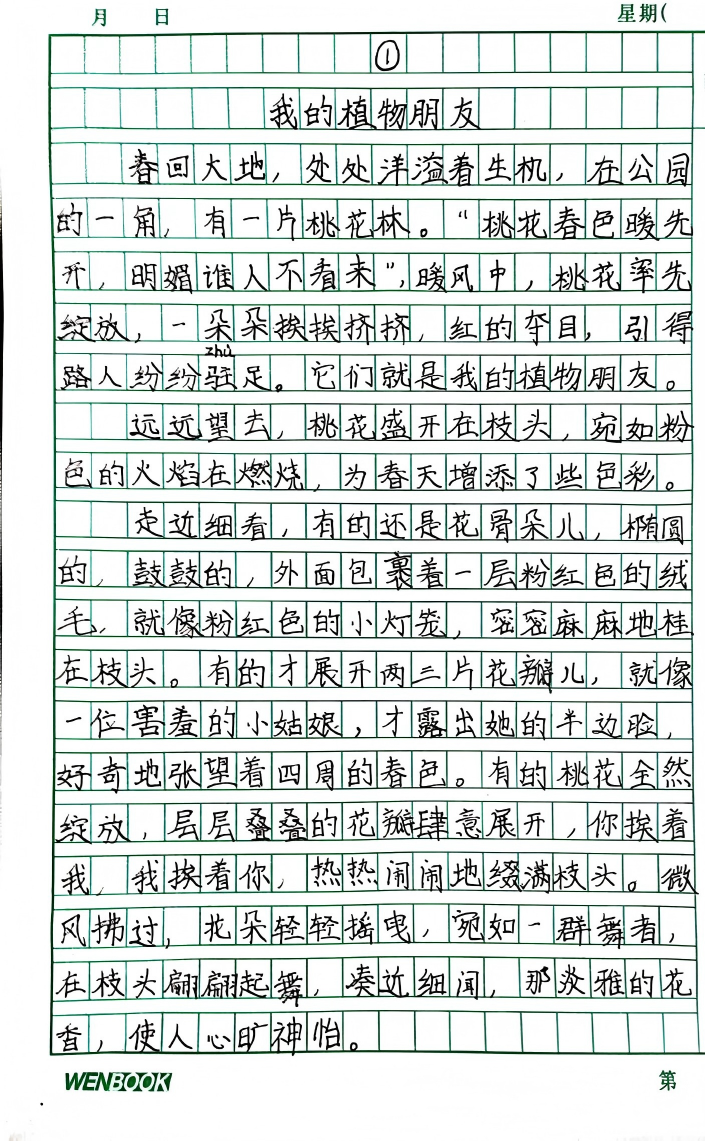
#> input picture temp_uploads/upload_1766542434263_0.png, 705 x 1141 px
$ python preprocess.py ../../../../temp_uploads/upload_1766542434263_0.png
#> lines starting #> are read from the running program, lines starting #| are printed output that depends on the picture; after the words box and inside, x2 and y2 are one past the last pixel; in counts of white or black regions, pixels touching at a corner belong together
import cv2
import numpy as np
import sys
import os

# [34 lines left out: functions order_points, four_point_transform, not called in this run]

def enhance_image(image):
    # 转换为Lab颜色空间
    lab = cv2.cvtColor(image, cv2.COLOR_BGR2LAB)
    l, a, b = cv2.split(lab)

    # 限制对比度增强的强度
    # 降低 clipLimit 从 2.0 到 1.0 或 0.5，减少背景透字被增强的风险
    clahe = cv2.createCLAHE(clipLimit=1.0, tileGridSize=(8, 8))
    cl = clahe.apply(l)

    # 合并通道
    limg = cv2.merge((cl, a, b))

    # 转换回BGR
    enhanced = cv2.cvtColor(limg, cv2.COLOR_LAB2BGR)

    # 降低锐化强度，或者对于手写识别来说，过度的锐化反而会引入噪点
    # 使用更温和的锐化核，或者跳过锐化
    # kernel = np.array([[0, -1, 0],
    #                    [-1, 5, -1],
    #                    [0, -1, 0]])
    # sharpened = cv2.filter2D(enhanced, -1, kernel)

    # 返回仅做轻微对比度增强的图像，跳过锐化
    return enhanced

def crop_to_content_grid(image):
    try:
        # 1. 灰度化
        gray = cv2.cvtColor(image, cv2.COLOR_BGR2GRAY)

        # 2. 二值化 (反转，使得线条和文字为白)
        # 使用自适应阈值处理光照不均
        binary = cv2.adaptiveThreshold(~gray, 255, cv2.ADAPTIVE_THRESH_GAUSSIAN_C, cv2.THRESH_BINARY, 15, -2)

        # 3. 提取横线和竖线来定位表格/格线区域
        # 如果是作文纸，格线通常很明显
        rows, cols = binary.shape
        scale = 20 # 这个值越大，检测到的线条越长

        # 识别横线
        kernel_h = cv2.getStructuringElement(cv2.MORPH_RECT, (cols // scale, 1))
        eroded_h = cv2.erode(binary, kernel_h)
        dilated_h = cv2.dilate(eroded_h, kernel_h)

        # 识别竖线
        kernel_v = cv2.getStructuringElement(cv2.MORPH_RECT, (1, rows // scale))
        eroded_v = cv2.erode(binary, kernel_v)
        dilated_v = cv2.dilate(eroded_v, kernel_v)

        # 合并横竖线，形成网格掩膜
        grid_mask = cv2.add(dilated_h, dilated_v)

        # 4. 寻找网格的最大轮廓
        cnts = cv2.findContours(grid_mask, cv2.RETR_EXTERNAL, cv2.CHAIN_APPROX_SIMPLE)
        cnts = cnts[0] if len(cnts) == 2 else cnts[1]

        if len(cnts) > 0:
            # 找面积最大的轮廓，假设它是作文格区域
            c = max(cnts, key=cv2.contourArea)
            x, y, w, h = cv2.boundingRect(c)

            # 只有当检测到的区域足够大时才裁剪（例如面积 > 图像面积的 10%）
            if w * h > (rows * cols) * 0.1:
                # 适当留一点 padding (例如 5像素)，防止切断边缘文字
                pad = 10
                x = max(0, x - pad)
                y = max(0, y - pad)
                w = min(cols - x, w + 2*pad)
                h = min(rows - y, h + 2*pad)

                print(f"Cropping to grid content: x={x}, y={y}, w={w}, h={h}", file=sys.stderr)
                return image[y:y+h, x:x+w]

        print("No significant grid found, skipping crop.", file=sys.stderr)
        return image

    except Exception as e:
        print(f"Crop failed: {e}", file=sys.stderr)
        return image

def process_image(image_path):
    try:
        # 读取图片，处理中文路径
        # cv2.imread 不支持中文路径，使用 numpy fromfile 绕过
        img_np = np.fromfile(image_path, dtype=np.uint8)
        image = cv2.imdecode(img_np, cv2.IMREAD_COLOR)
#> image is the input picture: shape (1141, 705, 3); mean B, G, R 219.8, 222, 216.6

        if image is None:
            print(f"Error: Could not read image", file=sys.stderr)
            return

        ratio = image.shape[0] / 500.0
        orig = image.copy()

        # 1. 边缘检测与轮廓寻找 (用于裁剪纠偏)
        # 调整大小以加速处理
        resized = cv2.resize(image, (int(image.shape[1] / ratio), 500))
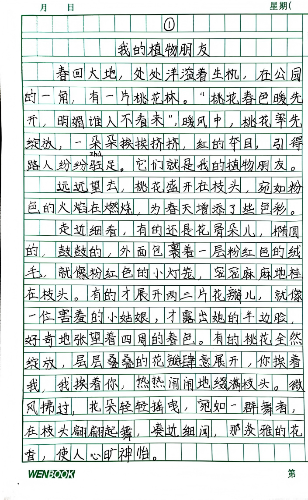
#> resized: shape (500, 308, 3); mean B, G, R 219.6, 221.7, 216.3

        # 灰度化
        gray = cv2.cvtColor(resized, cv2.COLOR_BGR2GRAY)

        # 高斯模糊降噪
        gray = cv2.GaussianBlur(gray, (5, 5), 0)
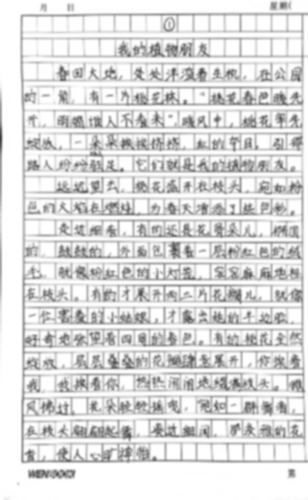
#> gray: shape (500, 308); min 60, max 255, mean 220

        # Canny边缘检测
        edged = cv2.Canny(gray, 75, 200)
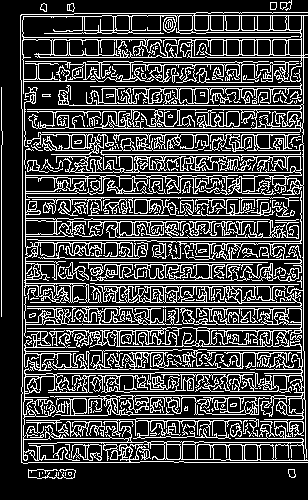
#> edged: shape (500, 308); 26% white in thin lines or dots

        # 寻找轮廓
        cnts = cv2.findContours(edged.copy(), cv2.RETR_LIST, cv2.CHAIN_APPROX_SIMPLE)
#> cnts = 804 contours, 474 with area under 20; largest, box (x1, y1, x2, y2) and area: (20, 12, 308, 464) 111751, (20, 13, 305, 464) 62173, (22, 15, 302, 58) 4408, (24, 330, 302, 370) 3584, (27, 191, 302, 282) 2652
        cnts = cnts[0] if len(cnts) == 2 else cnts[1]
        cnts = sorted(cnts, key=cv2.contourArea, reverse=True)[:5]
#> cnts = 5 contours; box (x1, y1, x2, y2) and area: (20, 12, 308, 464) 111751, (20, 13, 305, 464) 62173, (22, 15, 302, 58) 4408, (24, 330, 302, 370) 3584, (27, 191, 302, 282) 2652

        screenCnt = None
        resized_area = resized.shape[0] * resized.shape[1]

        for c in cnts:
            # 近似轮廓
            peri = cv2.arcLength(c, True)
            approx = cv2.approxPolyDP(c, 0.02 * peri, True)

            # 如果近似轮廓有4个点，且面积足够大（至少占画面的 20%，避免误识别格子或文字块）
            if len(approx) == 4 and cv2.contourArea(c) > resized_area * 0.2:
                screenCnt = approx
                break
#> this loop made 5 passes
#> (peri, approx) on passes 2 to 5: (19390.5, [[302, 57], [23, 463]]), (2026.6, [[22, 20], [301, 38]]), (1970.7, [[24, 349], [301, 347]]), (2521, [[301, 191], [27, 239], [289, 281]])

        warped = orig
        if screenCnt is not None:
            print("Found document contour, applying perspective transform.", file=sys.stderr)
            try:
                warped = four_point_transform(orig, screenCnt.reshape(4, 2) * ratio)
                # 检查变换后的图像是否过小或异常
                if warped.shape[0] < 100 or warped.shape[1] < 100:
                    print("Warped image too small, reverting to original.", file=sys.stderr)
                    warped = orig
            except Exception as e:
                 print(f"Perspective transform failed: {e}, reverting to original.", file=sys.stderr)
                 warped = orig
        else:
            print("Document contour not found (or too small), skipping perspective transform.", file=sys.stderr)

        # 2. 图像增强 (降噪、锐化、对比度)
        enhanced = enhance_image(warped)
#> in enhance_image, `l, a, b = cv2.split(lab)`:
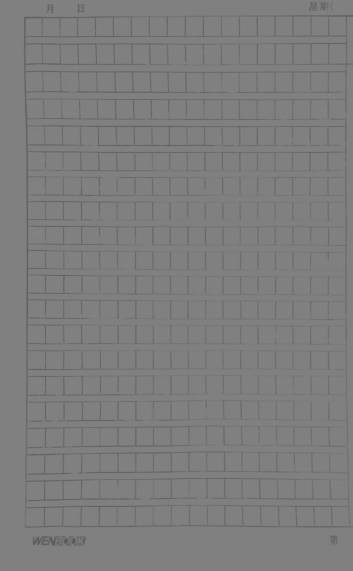
#> a: shape (1141, 705) (shown at 1/2 size); min 86, max 134, mean 125.8

        # 3. 基于内容的裁剪 (去掉页眉页脚)
        # 在增强后的图像上进行裁剪，因为增强后的线条更清晰
        final_image = crop_to_content_grid(enhanced)
#> in crop_to_content_grid, `binary = cv2.adaptiveThreshold(~gray, 255, cv2.ADAPTIVE_THRESH_GAUSSIA..`:
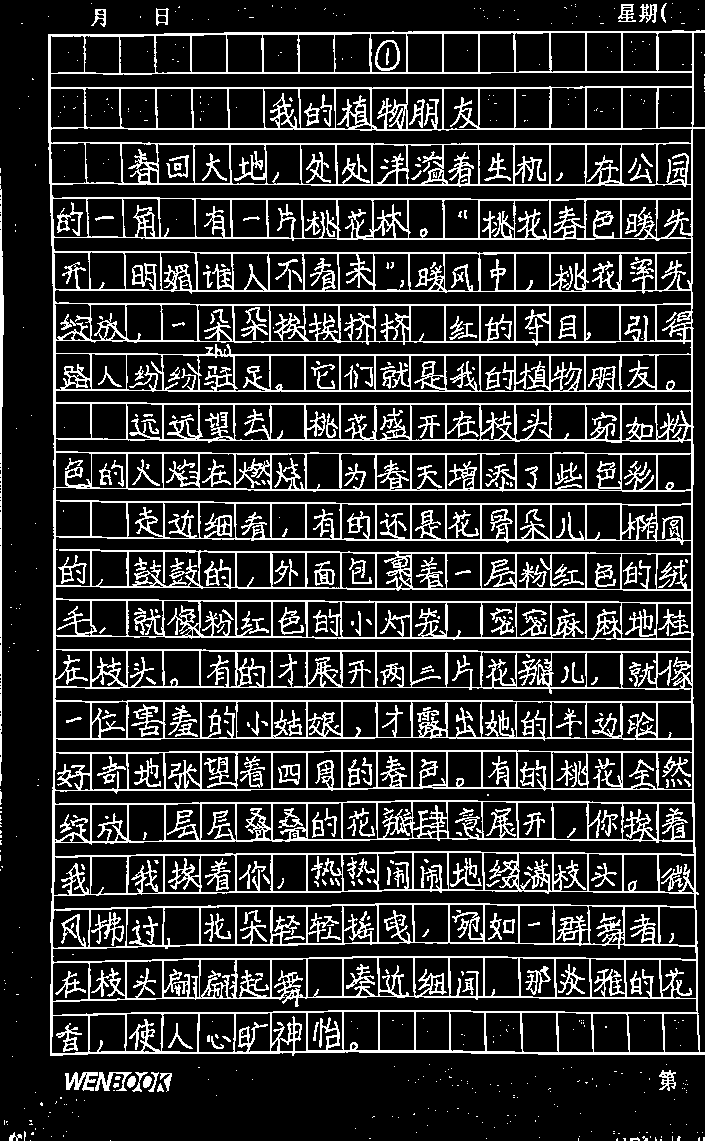
#> binary: shape (1141, 705); 18.6% white in thin lines or dots
#> in crop_to_content_grid, `grid_mask = cv2.add(dilated_h, dilated_v)`:
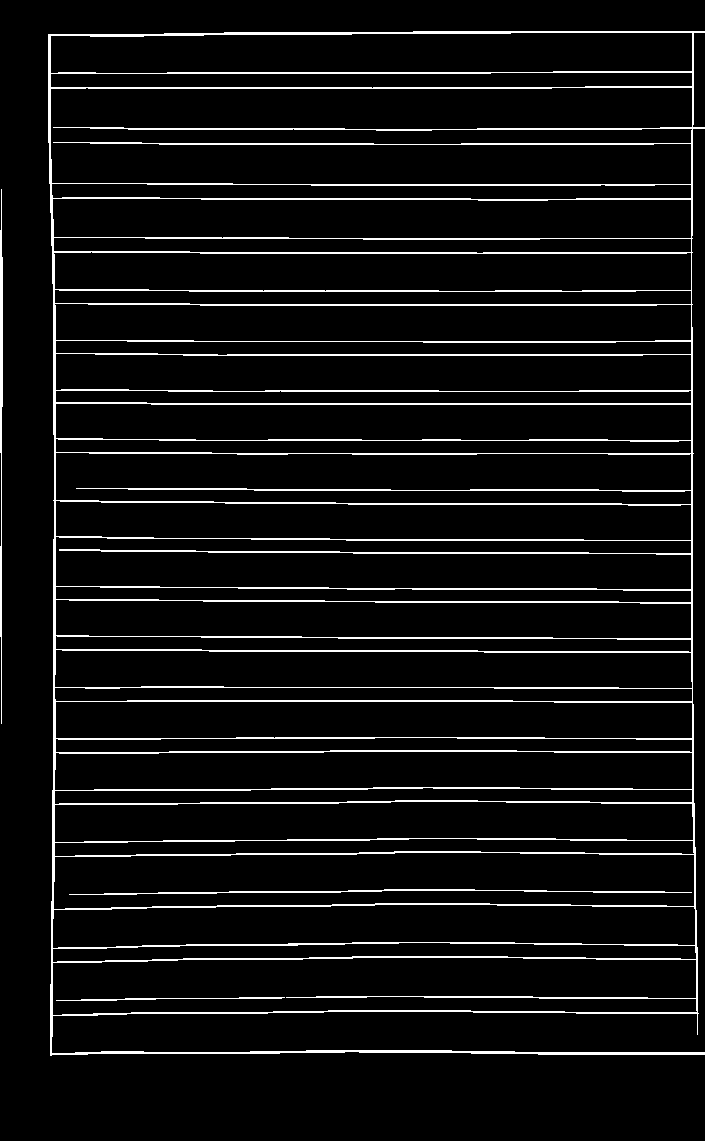
#> grid_mask: shape (1141, 705); 6.4% white in thin lines or dots, all inside (x1, y1, x2, y2) = (0, 31, 705, 1056)
#> in crop_to_content_grid, `cnts = cv2.findContours(grid_mask, cv2.RETR_EXTERNAL, cv2.CHAIN_APPROX..`: cnts = 2 contours; box (x1, y1, x2, y2) and area: (48, 31, 705, 1056) 629718, (0, 189, 3, 724) 464
#> in crop_to_content_grid, `c = max(cnts, key=cv2.contourArea)`: c = contour of 123 points, box (x1, y1, x2, y2) (48, 31, 705, 1056), area 629718
#> in crop_to_content_grid, `x, y, w, h = cv2.boundingRect(c)`: x = 48; y = 31; w = 657; h = 1025
#> in crop_to_content_grid, `x = max(0, x - pad)`: x = 38
#> in crop_to_content_grid, `y = max(0, y - pad)`: y = 21
#> in crop_to_content_grid, `w = min(cols - x, w + 2*pad)`: w = 667
#> in crop_to_content_grid, `h = min(rows - y, h + 2*pad)`: h = 1045
#> in crop_to_content_grid, `return image[y:y+h, x:x+w]`:
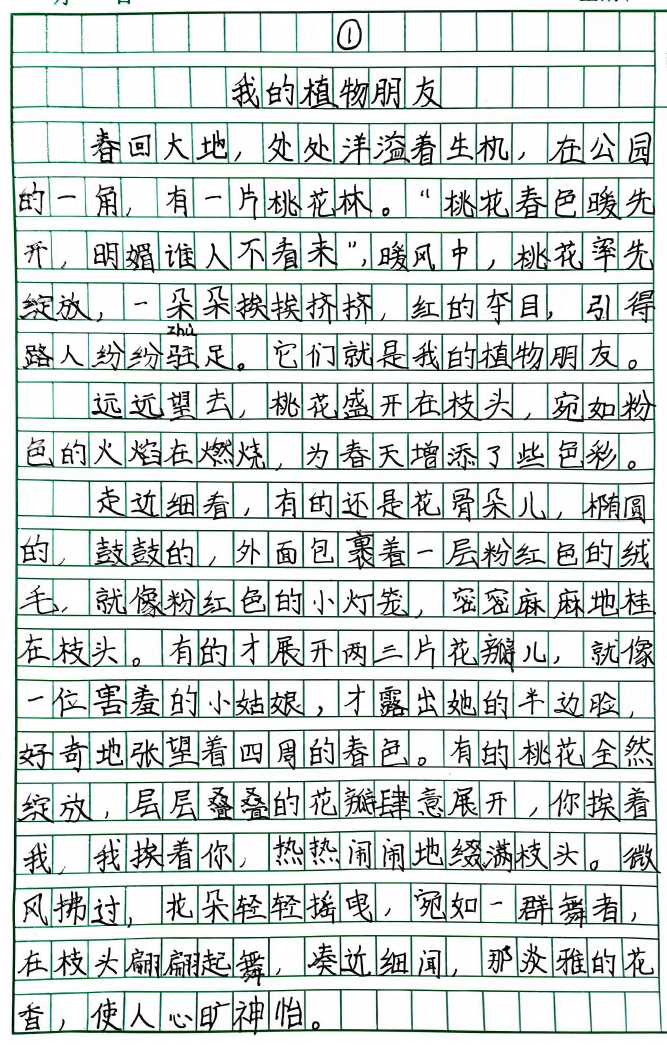
#> returned value: shape (1045, 667, 3); mean of channels 0, 1, 2 214.3, 216.6, 210.7; drawn as B, G, R

        # 4. 二值化 (可选)
        # 如果需要二值化效果：
        # gray_enhanced = cv2.cvtColor(enhanced, cv2.COLOR_BGR2GRAY)
        # binary = cv2.adaptiveThreshold(gray_enhanced, 255, cv2.ADAPTIVE_THRESH_GAUSSIAN_C, cv2.THRESH_BINARY, 11, 2)

        # 保存处理后的图片
        # 构造新文件名
        dir_name, file_name = os.path.split(image_path)
        name, ext = os.path.splitext(file_name)
        new_file_name = f"{name}_processed{ext}"
        save_path = os.path.join(dir_name, new_file_name)

        # cv2.imwrite 不支持中文路径，使用 cv2.imencode
        is_success, im_buf = cv2.imencode(ext, final_image)
        if is_success:
            im_buf.tofile(save_path)
            print(save_path) # 输出路径供 nodejs 读取
        else:
            print(f"Error: Could not save image", file=sys.stderr)

    except Exception as e:
        print(f"Error: {str(e)}", file=sys.stderr)

if __name__ == "__main__":
    if len(sys.argv) > 1:
        # 设置控制台编码为 utf-8 避免中文路径乱码
        if hasattr(sys.stdout, 'reconfigure'):
            sys.stdout.reconfigure(encoding='utf-8')
        process_image(sys.argv[1])

$ run again, on temp_uploads/upload_1766545833872_0.png
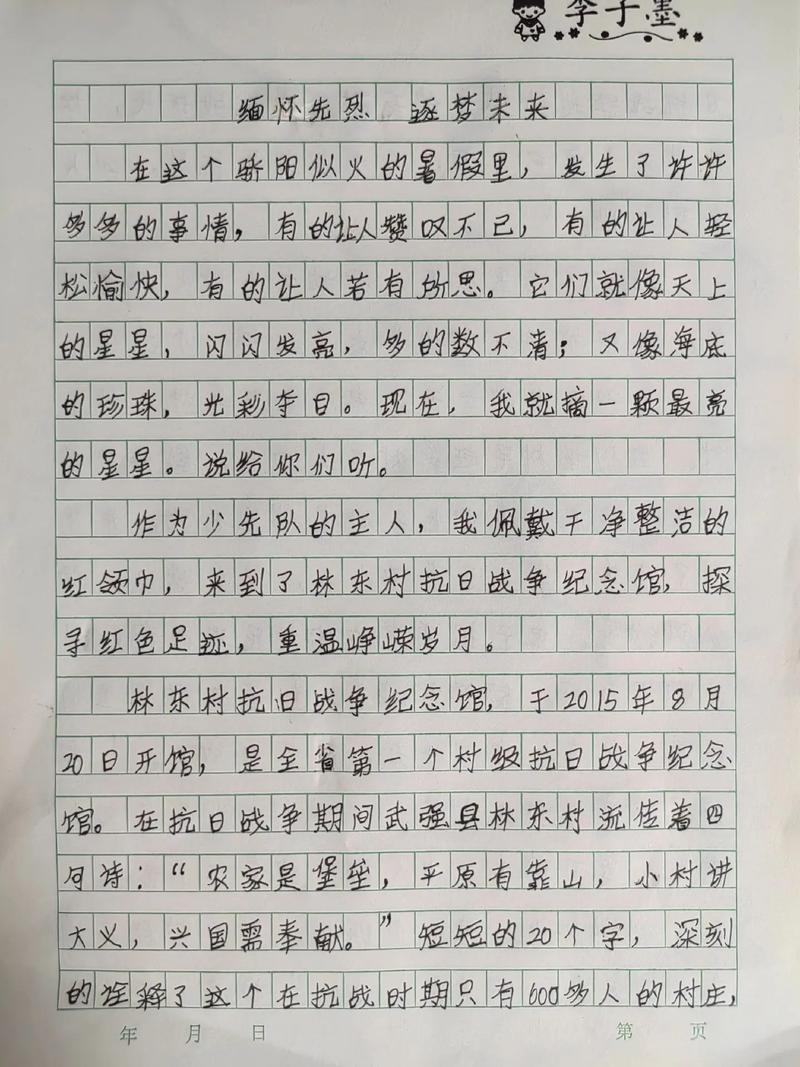
#> input picture temp_uploads/upload_1766545833872_0.png, 800 x 1067 px
#> in process_image, image is the input picture: shape (1067, 800, 3); mean B, G, R 180.7, 185.2, 187.3
#> in process_image, `edged = cv2.Canny(gray, 75, 200)`:
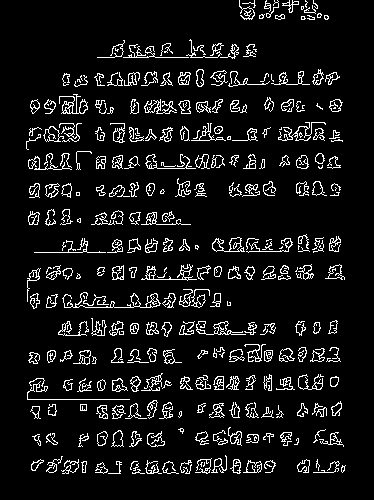
#> edged: shape (500, 374); 8.3% white in thin lines or dots, all inside (x1, y1, x2, y2) = (26, 0, 346, 474)
#> in process_image, `cnts = cv2.findContours(edged.copy(), cv2.RETR_LIST, cv2.CHAIN_APPROX_..`: cnts = 606 contours, 341 with area under 20; largest, box (x1, y1, x2, y2) and area: (62, 292, 161, 308) 228, (212, 237, 245, 252) 224, (59, 94, 88, 114) 185, (43, 126, 64, 142) 174, (278, 122, 326, 141) 156
#> in process_image, `cnts = sorted(cnts, key=cv2.contourArea, reverse=True)[:5]`: cnts = 5 contours; box (x1, y1, x2, y2) and area: (62, 292, 161, 308) 228, (212, 237, 245, 252) 224, (59, 94, 88, 114) 185, (43, 126, 64, 142) 174, (278, 122, 326, 141) 156
#> the loop in process_image, `for c in cnts:` made 5 passes
#> peri on passes 1 to 5: 420.3, 141.9, 215.1, 73.94, 280.2
#> lab: shape (1067, 800, 3); mean of channels 0, 1, 2 191.4, 128, 130.6
#> limg: shape (1067, 800, 3); mean of channels 0, 1, 2 187.1, 128, 130.6
#> binary: shape (1067, 800); 19.2% white in thin lines or dots
#> eroded_h: shape (1067, 800); 3.3% white in thin lines or dots, all inside (x1, y1, x2, y2) = (72, 57, 719, 1010)
#> dilated_h: shape (1067, 800); 4.3% white in thin lines or dots, all inside (x1, y1, x2, y2) = (53, 57, 739, 1010)
#> eroded_v: shape (1067, 800); 0.31% white in thin lines or dots, all inside (x1, y1, x2, y2) = (52, 0, 738, 981)
#> dilated_v: shape (1067, 800); 0.41% white in thin lines or dots, all inside (x1, y1, x2, y2) = (52, 0, 738, 1007)
#> grid_mask: shape (1067, 800); 4.7% white in thin lines or dots, all inside (x1, y1, x2, y2) = (52, 0, 739, 1010)
#> in crop_to_content_grid, `cnts = cv2.findContours(grid_mask, cv2.RETR_EXTERNAL, cv2.CHAIN_APPROX..`: cnts = 3 contours, 1 with area under 20; largest, box (x1, y1, x2, y2) and area: (52, 56, 739, 1007) 621172, (57, 1005, 705, 1010) 262
#> c = contour of 151 points, box (x1, y1, x2, y2) (52, 56, 739, 1007), area 621172
#> in crop_to_content_grid, `x, y, w, h = cv2.boundingRect(c)`: x = 52; y = 56; w = 687; h = 951
#> in crop_to_content_grid, `x = max(0, x - pad)`: x = 42
#> in crop_to_content_grid, `y = max(0, y - pad)`: y = 46
#> in crop_to_content_grid, `w = min(cols - x, w + 2*pad)`: w = 707
#> in crop_to_content_grid, `h = min(rows - y, h + 2*pad)`: h = 971
#> in crop_to_content_grid, `return image[y:y+h, x:x+w]`:
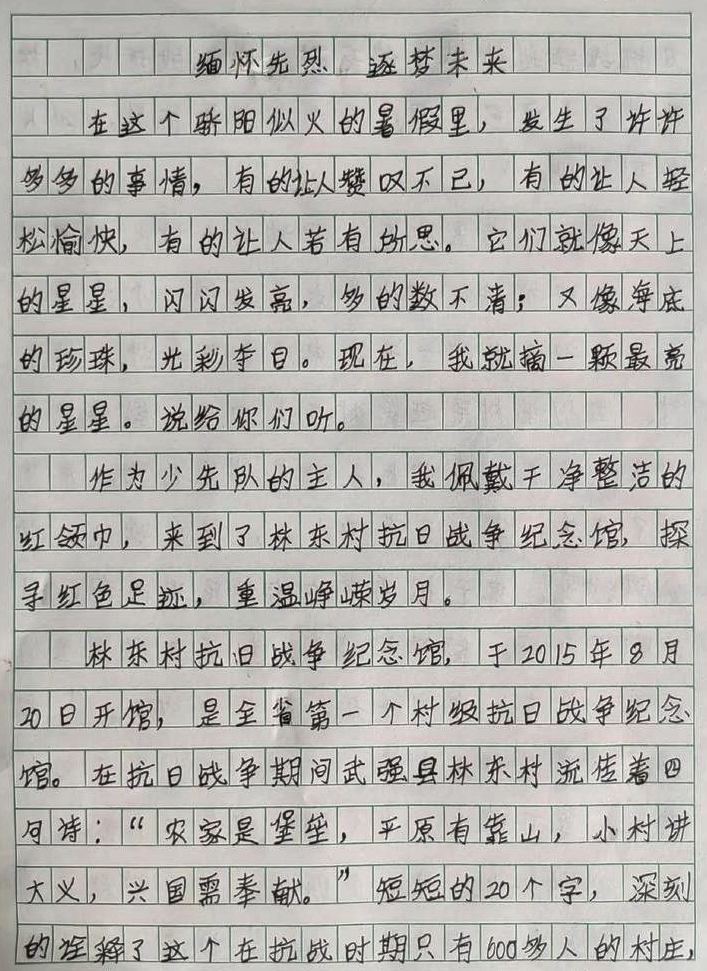
#> returned value: shape (971, 707, 3); mean of channels 0, 1, 2 175.4, 179.6, 181.6; drawn as B, G, R
